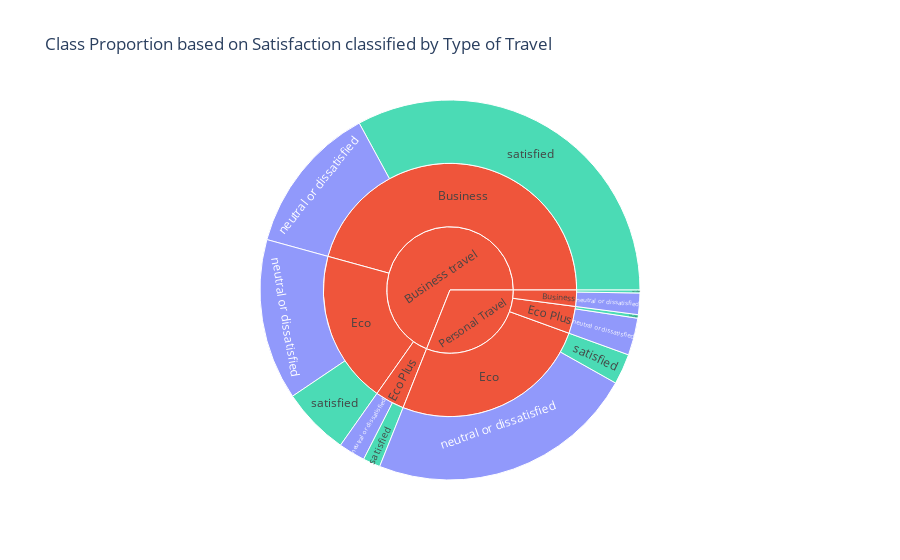

Notebook code cell kept with this figure:
### Markdown cell above
Untuk analisa proporsi kelas, dapat dikelompokkan berdasarkan tipe travel, yaitu sebagai berikut

### Code cell
# Visualisasi proporsi berdasarkan Kelas penerbangan dengan klasifikasi tipe travel
plt.style.use('seaborn')
fig=px.sunburst(dfnew,path=['Type_of_Travel','Class','Satisfaction'],color='Satisfaction', title=f'Class Proportion based on Satisfaction classified by Type of Travel')
fig.show()

### Figure 1 — Plotly figure (JSON) as saved in the notebook; plotly's stock layout.template omitted (floating-point values rounded to 4 significant figures)
{"data": [{"branchvalues": "total", "customdata": [["neutral or dissatisfied"], ["(?)"], ["(?)"], ["(?)"], ["satisfied"], ["satisfied"], ["satisfied"], ["satisfied"], ["satisfied"], ["neutral or dissatisfied"], ["neutral or dissatisfied"], ["neutral or dissatisfied"], ["(?)"], ["(?)"], ["neutral or dissatisfied"], ["(?)"], ["neutral or dissatisfied"], ["(?)"], ["(?)"], ["satisfied"]], "domain": {"x": [0, 1], "y": [0, 1]}, "hovertemplate": "labels=%{label}<br>count=%{value}<br>parent=%{parent}<br>id=%{id}<br>Satisfaction=%{customdata[0]}<extra></extra>", "ids": ["Business travel/Business/neutral or dissatisfied", "Personal Travel/Eco", "Business travel/Eco", "Business travel/Business", "Personal Travel/Eco Plus/satisfied", "Business travel/Eco Plus/satisfied", "Business travel/Eco/satisfied", "Personal Travel/Eco/satisfied", "Business travel/Business/satisfied", "Personal Travel/Eco Plus/neutral or dissatisfied", "Personal Travel/Eco/neutral or dissatisfied", "Personal Travel/Business/neutral or dissatisfied", "Personal Travel", "Business travel", "Business travel/Eco Plus/neutral or dissatisfied", "Personal Travel/Business", "Business travel/Eco/neutral or dissatisfied", "Business travel/Eco Plus", "Personal Travel/Eco Plus", "Personal Travel/Business/satisfied"], "labels": ["neutral or dissatisfied", "Eco", "Eco", "Business", "satisfied", "satisfied", "satisfied", "satisfied", "satisfied", "neutral or dissatisfied", "neutral or dissatisfied", "neutral or dissatisfied", "Personal Travel", "Business travel", "neutral or dissatisfied", "Business", "neutral or dissatisfied", "Eco Plus", "Eco Plus", "satisfied"], "marker": {"colors": ["#636efa", "#EF553B", "#EF553B", "#EF553B", "#00cc96", "#00cc96", "#00cc96", "#00cc96", "#00cc96", "#636efa", "#636efa", "#636efa", "#EF553B", "#EF553B", "#636efa", "#EF553B", "#636efa", "#EF553B", "#EF553B", "#00cc96"]}, "name": "", "parents": ["Business travel/Business", "Personal Travel", "Business travel", "Business travel", "Personal Travel/Eco Plus", "Business travel/Eco Plus", "Business travel/Eco", "Personal Travel/Eco", "Business travel/Business", "Personal Travel/Eco Plus", "Personal Travel/Eco", "Personal Travel/Business", "", "", "Business travel/Eco Plus", "Personal Travel", "Business travel/Eco", "Business travel", "Personal Travel", "Personal Travel/Business"], "type": "sunburst", "values": [13292, 26488, 20257, 47508, 314, 1530, 6000, 2701, 34216, 3290, 23787, 1893, 32249, 71655, 2360, 2157, 14257, 3890, 3604, 264]}], "layout": {"legend": {"tracegroupgap": 0}, "title": {"text": "Class Proportion based on Satisfaction classified by Type of Travel"}}}
